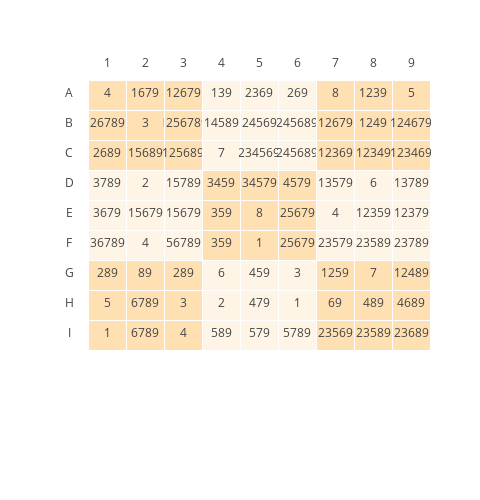
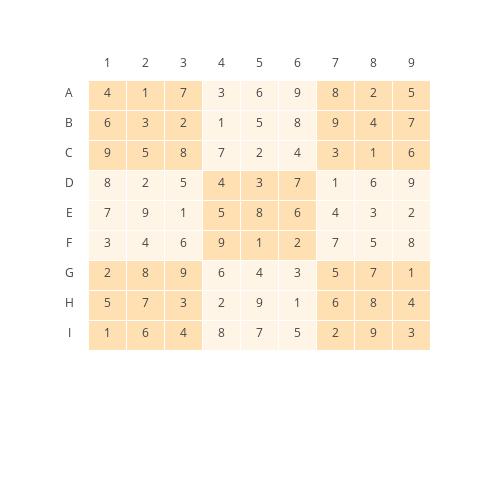

The notebook cell these images were saved under, in order:
### Code cell
solve(puzzle)

### Figure 1 — Plotly figure (JSON) as saved in the notebook; plotly's stock layout.template omitted (floating-point values rounded to 4 significant figures)
{"data": [{"cells": {"align": ["center", "center", "center", "center", "center", "center", "center", "center", "center", "center"], "fill": {"color": [["#ffffff", "#ffffff", "#ffffff", "#ffffff", "#ffffff", "#ffffff", "#ffffff", "#ffffff", "#ffffff"], ["#ffe0b3", "#ffe0b3", "#ffe0b3", "#fff5e6", "#fff5e6", "#fff5e6", "#ffe0b3", "#ffe0b3", "#ffe0b3"], ["#ffe0b3", "#ffe0b3", "#ffe0b3", "#fff5e6", "#fff5e6", "#fff5e6", "#ffe0b3", "#ffe0b3", "#ffe0b3"], ["#ffe0b3", "#ffe0b3", "#ffe0b3", "#fff5e6", "#fff5e6", "#fff5e6", "#ffe0b3", "#ffe0b3", "#ffe0b3"], ["#fff5e6", "#fff5e6", "#fff5e6", "#ffe0b3", "#ffe0b3", "#ffe0b3", "#fff5e6", "#fff5e6", "#fff5e6"], ["#fff5e6", "#fff5e6", "#fff5e6", "#ffe0b3", "#ffe0b3", "#ffe0b3", "#fff5e6", "#fff5e6", "#fff5e6"], ["#fff5e6", "#fff5e6", "#fff5e6", "#ffe0b3", "#ffe0b3", "#ffe0b3", "#fff5e6", "#fff5e6", "#fff5e6"], ["#ffe0b3", "#ffe0b3", "#ffe0b3", "#fff5e6", "#fff5e6", "#fff5e6", "#ffe0b3", "#ffe0b3", "#ffe0b3"], ["#ffe0b3", "#ffe0b3", "#ffe0b3", "#fff5e6", "#fff5e6", "#fff5e6", "#ffe0b3", "#ffe0b3", "#ffe0b3"], ["#ffe0b3", "#ffe0b3", "#ffe0b3", "#fff5e6", "#fff5e6", "#fff5e6", "#ffe0b3", "#ffe0b3", "#ffe0b3"]]}, "height": 30, "line": {"color": "#ffffff"}, "values": [["A", "B", "C", "D", "E", "F", "G", "H", "I"], ["4", "26789", "2689", "3789", "3679", "36789", "289", "5", "1"], ["1679", "3", "15689", "2", "15679", "4", "89", "6789", "6789"], ["12679", "1256789", "125689", "15789", "15679", "56789", "289", "3", "4"], ["139", "14589", "7", "3459", "359", "359", "6", "2", "589"], ["2369", "24569", "234569", "34579", "8", "1", "459", "479", "579"], ["269", "245689", "245689", "4579", "25679", "25679", "3", "1", "5789"], ["8", "12679", "12369", "13579", "4", "23579", "1259", "69", "23569"], ["1239", "1249", "12349", "6", "12359", "23589", "7", "489", "23589"], ["5", "124679", "123469", "13789", "12379", "23789", "12489", "4689", "23689"]]}, "columnwidth": 30, "header": {"align": ["center", "center", "center", "center", "center", "center", "center", "center", "center", "center"], "fill": {"color": "#ffffff"}, "height": 30, "line": {"color": "#ffffff"}, "values": ["", "1", "2", "3", "4", "5", "6", "7", "8", "9"]}, "type": "table"}], "layout": {"autosize": true, "height": 500, "margin": {"b": 50, "l": 50, "pad": 4, "r": 50, "t": 50}, "width": 480}}

### Figure 2 — Plotly figure (JSON) as saved in the notebook; plotly's stock layout.template omitted (floating-point values rounded to 4 significant figures)
{"data": [{"cells": {"align": ["center", "center", "center", "center", "center", "center", "center", "center", "center", "center"], "fill": {"color": [["#ffffff", "#ffffff", "#ffffff", "#ffffff", "#ffffff", "#ffffff", "#ffffff", "#ffffff", "#ffffff"], ["#ffe0b3", "#ffe0b3", "#ffe0b3", "#fff5e6", "#fff5e6", "#fff5e6", "#ffe0b3", "#ffe0b3", "#ffe0b3"], ["#ffe0b3", "#ffe0b3", "#ffe0b3", "#fff5e6", "#fff5e6", "#fff5e6", "#ffe0b3", "#ffe0b3", "#ffe0b3"], ["#ffe0b3", "#ffe0b3", "#ffe0b3", "#fff5e6", "#fff5e6", "#fff5e6", "#ffe0b3", "#ffe0b3", "#ffe0b3"], ["#fff5e6", "#fff5e6", "#fff5e6", "#ffe0b3", "#ffe0b3", "#ffe0b3", "#fff5e6", "#fff5e6", "#fff5e6"], ["#fff5e6", "#fff5e6", "#fff5e6", "#ffe0b3", "#ffe0b3", "#ffe0b3", "#fff5e6", "#fff5e6", "#fff5e6"], ["#fff5e6", "#fff5e6", "#fff5e6", "#ffe0b3", "#ffe0b3", "#ffe0b3", "#fff5e6", "#fff5e6", "#fff5e6"], ["#ffe0b3", "#ffe0b3", "#ffe0b3", "#fff5e6", "#fff5e6", "#fff5e6", "#ffe0b3", "#ffe0b3", "#ffe0b3"], ["#ffe0b3", "#ffe0b3", "#ffe0b3", "#fff5e6", "#fff5e6", "#fff5e6", "#ffe0b3", "#ffe0b3", "#ffe0b3"], ["#ffe0b3", "#ffe0b3", "#ffe0b3", "#fff5e6", "#fff5e6", "#fff5e6", "#ffe0b3", "#ffe0b3", "#ffe0b3"]]}, "height": 30, "line": {"color": "#ffffff"}, "values": [["A", "B", "C", "D", "E", "F", "G", "H", "I"], ["4", "6", "9", "8", "7", "3", "2", "5", "1"], ["1", "3", "5", "2", "9", "4", "8", "7", "6"], ["7", "2", "8", "5", "1", "6", "9", "3", "4"], ["3", "1", "7", "4", "5", "9", "6", "2", "8"], ["6", "5", "2", "3", "8", "1", "4", "9", "7"], ["9", "8", "4", "7", "6", "2", "3", "1", "5"], ["8", "9", "3", "1", "4", "7", "5", "6", "2"], ["2", "4", "1", "6", "3", "5", "7", "8", "9"], ["5", "7", "6", "9", "2", "8", "1", "4", "3"]]}, "columnwidth": 30, "header": {"align": ["center", "center", "center", "center", "center", "center", "center", "center", "center", "center"], "fill": {"color": "#ffffff"}, "height": 30, "line": {"color": "#ffffff"}, "values": ["", "1", "2", "3", "4", "5", "6", "7", "8", "9"]}, "type": "table"}], "layout": {"autosize": true, "height": 500, "margin": {"b": 50, "l": 50, "pad": 4, "r": 50, "t": 50}, "width": 480}}
